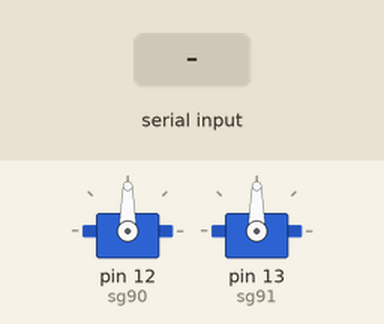
Simulated run of this sketch. Board: Arduino Uno, built with avr-gcc and run on an emulated ATmega328P. Shown: 2 × servo. The inputs (shaded band) are chosen by the test bench.

Above: at 1.2 s.
1.3 s: "a" received over Serial
At 1.7 s:
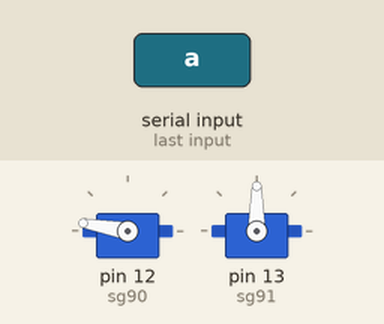
2.8 s: "c" received over Serial
At 4.0 s:
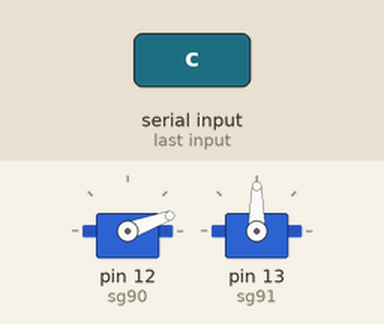
4.3 s: "d" received over Serial
At 5.2 s:
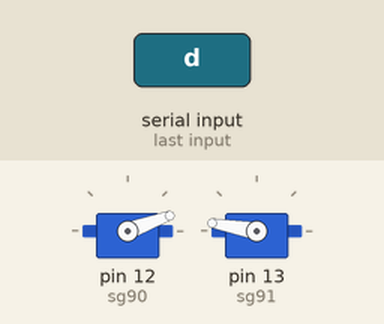
5.8 s: "b" received over Serial
At 6.3 s:
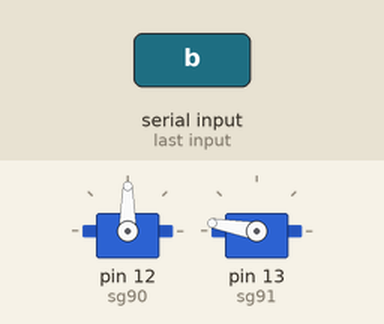
7.3 s: "f" received over Serial
At 8.5 s:
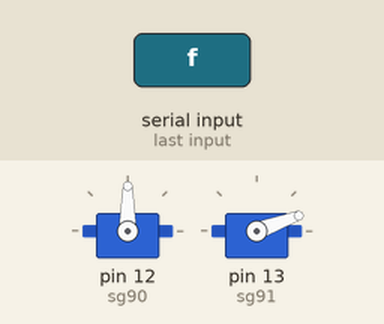
8.8 s: "e" received over Serial
At 9.8 s:
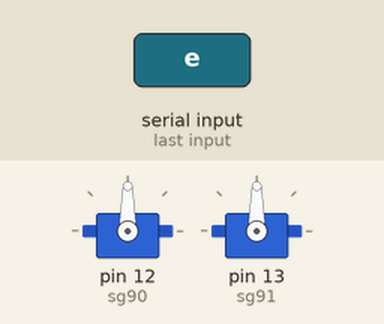
Timing chart, 0 to 11.3 s (numbered marks = the images above; inputs shaded):
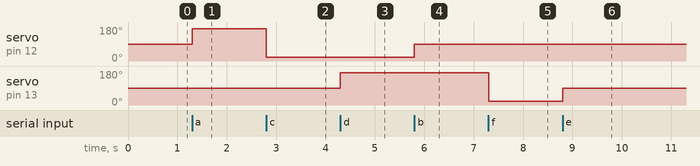

Measured:
- after the input at 1.3 s, servo on pin 12 (sg90): 90° → 170° at once
- after the input at 2.8 s, servo on pin 12 (sg90): 170° → 20° at once
- after the input at 4.3 s, servo on pin 13 (sg91): 90° → 170° at once
- after the input at 5.8 s, servo on pin 12 (sg90): 20° → 90° at once
- after the input at 7.3 s, servo on pin 13 (sg91): 170° → 20° at once
- after the input at 8.8 s, servo on pin 13 (sg91): 20° → 90° at once

The sketch:

sketch_dec17a.ino
```cpp
#include <Servo.h>
Servo sg90;
Servo sg91;

void setup()
{
  sg90.attach(12);
  sg91.attach(13);

  Serial.begin(9600);
  int a=0;

}

void loop()
{
  while(1)
  {
    char a = Serial.read();
    if(a=='a')
    {
      sg90.write(170);
    }
    else if(a=='b')
    {
      sg90.write(90);
    }
    else if(a=='c')
    {
      sg90.write(20);
    }
    else if(a=='d')
    {
      sg91.write(170);
    }
    else if(a=='e')
    {
      sg91.write(90);
    }
    else if(a=='f')
    {
      sg91.write(20);
    }
  }
}
```
